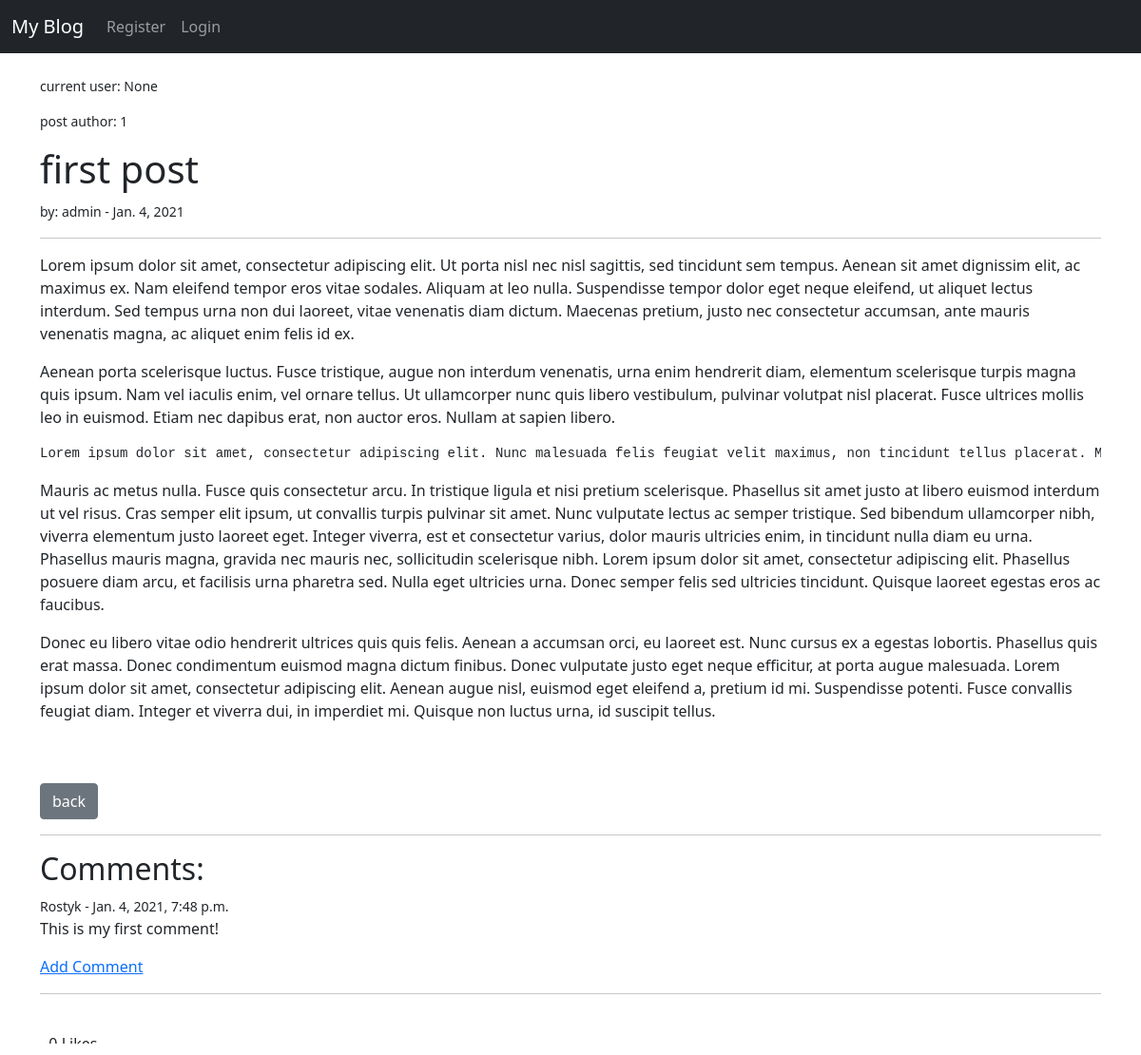
The page /article/25 on the database its author committed.
### blog/models.py (models this page shows, shortened)
class Post(models.Model):
    title = models.CharField(max_length=255)
    author = models.ForeignKey(User, on_delete=models.CASCADE, null = True)
    body = RichTextField(blank=True, null = True)
    title_tag = models.CharField(max_length=55, default='This is my Blog')
    public_date = models.DateField(auto_now_add=True)
    category = models.CharField(max_length=255, default='coding')
    likes = models.ManyToManyField(User, related_name='blog_posts')
    def total_likes(self):
        return self.likes.count()

class Comment(models.Model):
    post = models.ForeignKey(Post, on_delete=models.CASCADE, related_name='comments')
    name = models.CharField(max_length=255)
    body = models.TextField()
    date_added = models.DateTimeField(auto_now_add=True)

### blog/views.py (the view)
# urls.py: path('article/<int:pk>', ArticleDetailView.as_view(), name = 'article'),
class ArticleDetailView(DetailView):
    model = Post
    template_name = 'article_detail.html'
    def get_context_data(self,*args, **kwargs):
        cat_menu = Category.objects.all()
        context = super(ArticleDetailView, self).get_context_data()
        stuff = get_object_or_404(Post, id = self.kwargs['pk'] )
        total_likes = stuff.total_likes()
        liked = False
        if stuff.likes.filter(id=self.request.user.id).exists():
            liked = True
        context['total_likes'] = total_likes
        context['liked'] = liked
        return context

### blog/templates/article_detail.html (shortened to what this page needs)
{% extends 'base.html' %}
{% block content %}
<small><p>current user: {{user.id}}</p></small>
<small><p>post author: {{post.author.id}}</p></small>
    <h1>{{ post.title }}</h1>
    <small> by: {{post.author}} -
        {{post.public_date}}</small>
    <hr>
    {{post.body|safe}}
    <br>
    <br>
    <a  class="btn btn-secondary" href="{% url 'home'%}"> back</a>
<br>
<hr>
<h2>Comments:</h2>
{% if not post.comments.all %}
    No Comments yet... <a href="#"> Add One</a>
{% else %}
    {% for comment in post.comments.all %}
        <small>
            {{comment.name}} -
            {{comment.date_added}}
        </small>
            <p>{{comment.body}}</p>
    {% endfor %}
{% endif %}
<a href="{% url 'add_comment' post.pk %}">Add Comment</a>
<br>
<hr>
<br>
<form action="{% url 'like_post' post.pk %}" method="post">
    - {{total_likes}} Likes
</form>
{% endblock %}

### rows shown on the page
Post: author.id "1", title "first post", author "admin", public_date "Jan. 4, 2021", body "Lorem ipsum dolor sit amet, consectetur adipiscing elit. Ut porta nisl nec nisl sagittis, sed tincidunt sem tempus. Aenean sit amet dignissim elit, ac maximus ex. Nam eleifend tempor eros vitae sodales. Aliquam at leo nulla. Suspendisse tempor dolor eget neque eleifend, ut aliquet lectus interdum. Sed tempus urna non dui laoreet, vitae venenatis diam dictum. Maecenas pretium, justo nec consectetur accumsan, ante mauris venenatis magna, ac aliquet enim felis id ex. Aenean porta scelerisque luctus. Fusce tristique, augue non interdum venenatis, urna enim hendrerit diam, elementum scelerisque turpis magna quis ipsum. Nam vel iaculis enim, vel ornare tellus. Ut ullamcorper nunc quis libero…"
Comment: name "Rostyk", date_added "Jan. 4, 2021, 7:48 p.m.", body "This is my first comment!"

### other values the page prints
{{ user.id }} "None"
{{ total_likes }} "0"
